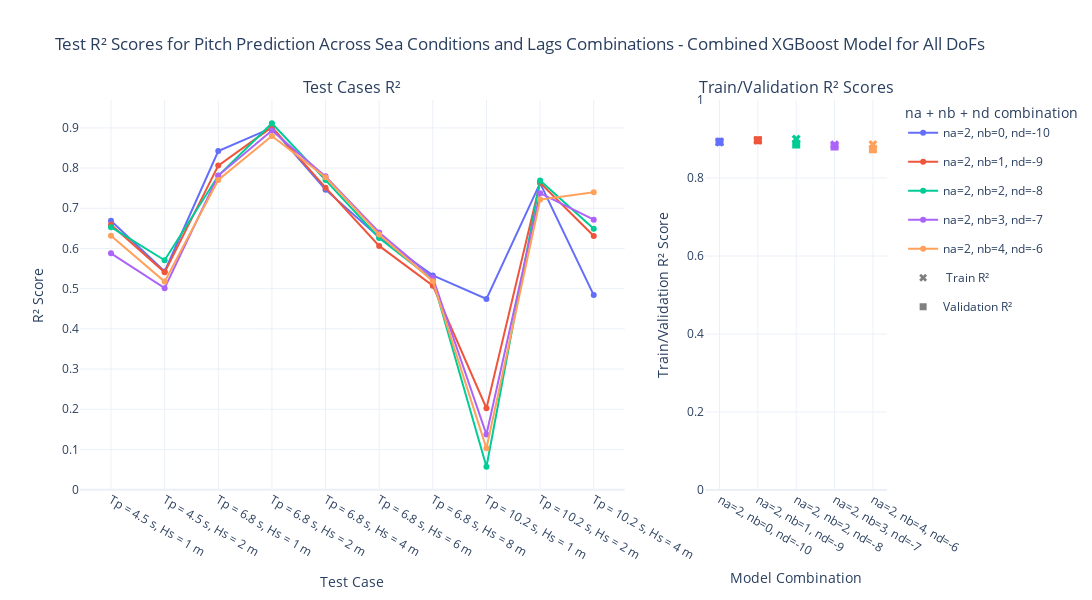

Source (notebook cell):
### Code cell
# Define your custom x-axis order
custom_order = [
    'T4p5s_Hs1m', 
    'T4p5s_Hs2m', 
    'Tp6p8s_Hs1m',
    'Tp6p8s_Hs2m',
    'Tp6p8s_Hs4m',
    'Tp6p8s_Hs6m',
    'Tp6p8s_Hs8m',
    'T10p2s_Hs1m',
    'Tp10p2_Hs2m',
    'T10p2s_Hs4m'
]
pretty_custom_order = [test_case_pretty_map.get(tc, tc) for tc in custom_order]

# Create color map to maintain consistent color for each `comment_value`
color_map = {}

# Create two subplots with independent y-axes
fig = make_subplots(
    rows=1, cols=2,
    column_widths=[0.75, 0.25],
    subplot_titles=("Test Cases R²", "Train/Validation R² Scores"),
    shared_yaxes=False  # Disable shared y-axes
)

for df_name, original_df  in dfs_xgb_3dof.items():
    df = original_df.copy()
    # Extract na, nb, nf from df_name
    match = re.search(r'na(\d+)_nb(\d+)_nf(\d+)', df_name)
    if match:
        na_val, nb_val, nf_val = match.groups()
        comment_value = f'na={na_val}, nb={nb_val}, nd=-{nf_val}'
    else:
        comment_value = df_name

    # Assign color to each unique comment_value if not already assigned
    if comment_value not in color_map:
        color_map[comment_value] = px.colors.qualitative.Plotly[len(color_map) % len(px.colors.qualitative.Plotly)]

    # Find the correct test case column
    if 'test case' in df.columns:
        test_case_col = 'test case'
    elif 'test_case' in df.columns:
        test_case_col = 'test_case'
    else:
        raise ValueError(f"No valid 'test_case' column found in {df_name}")
    
    # Sort based on custom order
    df[test_case_col] = pd.Categorical(df[test_case_col], categories=custom_order, ordered=True)
    df[test_case_col] = df[test_case_col].map(test_case_pretty_map).astype('category')
    df[test_case_col] = pd.Categorical(df[test_case_col], categories=pretty_custom_order, ordered=True)
    df = df.sort_values(test_case_col)

    # Plot the main line 
    fig.add_trace(
        go.Scatter(
            x=df[test_case_col],
            y=df['r2_test_pitch'],  # Correct for
            name=comment_value,
            legendgroup=comment_value,
            line=dict(color=color_map[comment_value])  # Use the assigned color
        ),
        row=1, col=1
    )

    # Now plot the train/val points from df_summary_pitch
    summary_row = df_summary_pitch_xgb_3dof[(df_summary_pitch_xgb_3dof['na'] == int(na_val)) & 
                                      (df_summary_pitch_xgb_3dof['nb'] == int(nb_val)) &
                                      (df_summary_pitch_xgb_3dof['nd'] == -int(nf_val))]

                
    if not summary_row.empty:
        r2_train = summary_row['r2_train'].values[0]
        r2_val = summary_row['r2_val'].values[0]

        fig.add_trace(
            go.Scatter(
                x=[comment_value],
                y=[r2_train],
                mode='markers',
                marker=dict(symbol='x', size=8, color=color_map[comment_value]),  # Use the assigned color
                name=f'{comment_value} Train',
                legendgroup=comment_value,
                showlegend=False
            ),
            row=1, col=2
        )

        fig.add_trace(
            go.Scatter(
                x=[comment_value],
                y=[r2_val],
                mode='markers',
                marker=dict(symbol='square', size=8, color=color_map[comment_value]),  # Use the assigned color
                name=f'{comment_value} Val',
                legendgroup=comment_value,
                showlegend=False
            ),
            row=1, col=2
        )
# Add legend-only markers to clarify symbol meaning
fig.add_trace(
    go.Scatter(
        x=[None], y=[None],
        mode='markers',
        marker=dict(symbol='x', size=7, color='grey'),
        name=' Train R²',
        showlegend=True
    ),
    row=1, col=2
)

fig.add_trace(
    go.Scatter(
        x=[None], y=[None],
        mode='markers',
        marker=dict(symbol='square', size=7, color='grey'),
        name='Validation R²',
        showlegend=True
    ),
    row=1, col=2
)
# Final layout adjustments
fig.update_layout(
    title="Test R² Scores for Pitch Prediction Across Sea Conditions and Lags Combinations - Combined XGBoost Model for All DoFs",
    xaxis_title="Test Case",
    xaxis2_title="Model Combination",
    yaxis_title="R² Score",
    template="plotly_white",
    height=600,
    width=1200,
    legend_title="na + nb + nd combination",
    xaxis=dict(
        categoryorder='array',
        categoryarray=pretty_custom_order
    ),
    # Adjust the zoom to fit the second plot
    yaxis2=dict(
        title="Train/Validation R² Score",
        range=[0, 1],  # You can adjust the range based on the data
        showgrid=True
    )
)

fig.show()

### Figure 1 — Plotly figure (JSON) as saved in the notebook; plotly's stock layout.template omitted (floating-point values rounded to 4 significant figures)
{"data": [{"legendgroup": "na=2, nb=0, nd=-10", "line": {"color": "#636EFA"}, "name": "na=2, nb=0, nd=-10", "type": "scatter", "x": ["Tp = 4.5 s, Hs = 1 m", "Tp = 4.5 s, Hs = 2 m", "Tp = 6.8 s, Hs = 1 m", "Tp = 6.8 s, Hs = 2 m", "Tp = 6.8 s, Hs = 4 m", "Tp = 6.8 s, Hs = 6 m", "Tp = 6.8 s, Hs = 8 m", "Tp = 10.2 s, Hs = 1 m", "Tp = 10.2 s, Hs = 2 m", "Tp = 10.2 s, Hs = 4 m"], "xaxis": "x", "y": [0.6688, 0.5427, 0.8424, 0.9, 0.7463, 0.628, 0.533, 0.4744, 0.7627, 0.4841], "yaxis": "y"}, {"legendgroup": "na=2, nb=0, nd=-10", "marker": {"color": "#636EFA", "size": 8, "symbol": "x"}, "mode": "markers", "name": "na=2, nb=0, nd=-10 Train", "showlegend": false, "type": "scatter", "x": ["na=2, nb=0, nd=-10"], "xaxis": "x2", "y": [0.892], "yaxis": "y2"}, {"legendgroup": "na=2, nb=0, nd=-10", "marker": {"color": "#636EFA", "size": 8, "symbol": "square"}, "mode": "markers", "name": "na=2, nb=0, nd=-10 Val", "showlegend": false, "type": "scatter", "x": ["na=2, nb=0, nd=-10"], "xaxis": "x2", "y": [0.893], "yaxis": "y2"}, {"legendgroup": "na=2, nb=1, nd=-9", "line": {"color": "#EF553B"}, "name": "na=2, nb=1, nd=-9", "type": "scatter", "x": ["Tp = 4.5 s, Hs = 1 m", "Tp = 4.5 s, Hs = 2 m", "Tp = 6.8 s, Hs = 1 m", "Tp = 6.8 s, Hs = 2 m", "Tp = 6.8 s, Hs = 4 m", "Tp = 6.8 s, Hs = 6 m", "Tp = 6.8 s, Hs = 8 m", "Tp = 10.2 s, Hs = 1 m", "Tp = 10.2 s, Hs = 2 m", "Tp = 10.2 s, Hs = 4 m"], "xaxis": "x", "y": [0.6592, 0.5406, 0.8063, 0.9019, 0.7513, 0.6065, 0.5073, 0.2025, 0.7636, 0.631], "yaxis": "y"}, {"legendgroup": "na=2, nb=1, nd=-9", "marker": {"color": "#EF553B", "size": 8, "symbol": "x"}, "mode": "markers", "name": "na=2, nb=1, nd=-9 Train", "showlegend": false, "type": "scatter", "x": ["na=2, nb=1, nd=-9"], "xaxis": "x2", "y": [0.897], "yaxis": "y2"}, {"legendgroup": "na=2, nb=1, nd=-9", "marker": {"color": "#EF553B", "size": 8, "symbol": "square"}, "mode": "markers", "name": "na=2, nb=1, nd=-9 Val", "showlegend": false, "type": "scatter", "x": ["na=2, nb=1, nd=-9"], "xaxis": "x2", "y": [0.897], "yaxis": "y2"}, {"legendgroup": "na=2, nb=2, nd=-8", "line": {"color": "#00CC96"}, "name": "na=2, nb=2, nd=-8", "type": "scatter", "x": ["Tp = 4.5 s, Hs = 1 m", "Tp = 4.5 s, Hs = 2 m", "Tp = 6.8 s, Hs = 1 m", "Tp = 6.8 s, Hs = 2 m", "Tp = 6.8 s, Hs = 4 m", "Tp = 6.8 s, Hs = 6 m", "Tp = 6.8 s, Hs = 8 m", "Tp = 10.2 s, Hs = 1 m", "Tp = 10.2 s, Hs = 2 m", "Tp = 10.2 s, Hs = 4 m"], "xaxis": "x", "y": [0.653, 0.5708, 0.7808, 0.9116, 0.7702, 0.6261, 0.5222, 0.05694, 0.7693, 0.6489], "yaxis": "y"}, {"legendgroup": "na=2, nb=2, nd=-8", "marker": {"color": "#00CC96", "size": 8, "symbol": "x"}, "mode": "markers", "name": "na=2, nb=2, nd=-8 Train", "showlegend": false, "type": "scatter", "x": ["na=2, nb=2, nd=-8"], "xaxis": "x2", "y": [0.9], "yaxis": "y2"}, {"legendgroup": "na=2, nb=2, nd=-8", "marker": {"color": "#00CC96", "size": 8, "symbol": "square"}, "mode": "markers", "name": "na=2, nb=2, nd=-8 Val", "showlegend": false, "type": "scatter", "x": ["na=2, nb=2, nd=-8"], "xaxis": "x2", "y": [0.886], "yaxis": "y2"}, {"legendgroup": "na=2, nb=3, nd=-7", "line": {"color": "#AB63FA"}, "name": "na=2, nb=3, nd=-7", "type": "scatter", "x": ["Tp = 4.5 s, Hs = 1 m", "Tp = 4.5 s, Hs = 2 m", "Tp = 6.8 s, Hs = 1 m", "Tp = 6.8 s, Hs = 2 m", "Tp = 6.8 s, Hs = 4 m", "Tp = 6.8 s, Hs = 6 m", "Tp = 6.8 s, Hs = 8 m", "Tp = 10.2 s, Hs = 1 m", "Tp = 10.2 s, Hs = 2 m", "Tp = 10.2 s, Hs = 4 m"], "xaxis": "x", "y": [0.588, 0.5013, 0.7815, 0.8936, 0.7794, 0.6397, 0.5271, 0.137, 0.7377, 0.6717], "yaxis": "y"}, {"legendgroup": "na=2, nb=3, nd=-7", "marker": {"color": "#AB63FA", "size": 8, "symbol": "x"}, "mode": "markers", "name": "na=2, nb=3, nd=-7 Train", "showlegend": false, "type": "scatter", "x": ["na=2, nb=3, nd=-7"], "xaxis": "x2", "y": [0.885], "yaxis": "y2"}, {"legendgroup": "na=2, nb=3, nd=-7", "marker": {"color": "#AB63FA", "size": 8, "symbol": "square"}, "mode": "markers", "name": "na=2, nb=3, nd=-7 Val", "showlegend": false, "type": "scatter", "x": ["na=2, nb=3, nd=-7"], "xaxis": "x2", "y": [0.881], "yaxis": "y2"}, {"legendgroup": "na=2, nb=4, nd=-6", "line": {"color": "#FFA15A"}, "name": "na=2, nb=4, nd=-6", "type": "scatter", "x": ["Tp = 4.5 s, Hs = 1 m", "Tp = 4.5 s, Hs = 2 m", "Tp = 6.8 s, Hs = 1 m", "Tp = 6.8 s, Hs = 2 m", "Tp = 6.8 s, Hs = 4 m", "Tp = 6.8 s, Hs = 6 m", "Tp = 6.8 s, Hs = 8 m", "Tp = 10.2 s, Hs = 1 m", "Tp = 10.2 s, Hs = 2 m", "Tp = 10.2 s, Hs = 4 m"], "xaxis": "x", "y": [0.6319, 0.5176, 0.7704, 0.8801, 0.7772, 0.6347, 0.5187, 0.1028, 0.7216, 0.7398], "yaxis": "y"}, {"legendgroup": "na=2, nb=4, nd=-6", "marker": {"color": "#FFA15A", "size": 8, "symbol": "x"}, "mode": "markers", "name": "na=2, nb=4, nd=-6 Train", "showlegend": false, "type": "scatter", "x": ["na=2, nb=4, nd=-6"], "xaxis": "x2", "y": [0.886], "yaxis": "y2"}, {"legendgroup": "na=2, nb=4, nd=-6", "marker": {"color": "#FFA15A", "size": 8, "symbol": "square"}, "mode": "markers", "name": "na=2, nb=4, nd=-6 Val", "showlegend": false, "type": "scatter", "x": ["na=2, nb=4, nd=-6"], "xaxis": "x2", "y": [0.874], "yaxis": "y2"}, {"marker": {"color": "grey", "size": 7, "symbol": "x"}, "mode": "markers", "name": " Train R²", "showlegend": true, "type": "scatter", "x": [null], "xaxis": "x2", "y": [null], "yaxis": "y2"}, {"marker": {"color": "grey", "size": 7, "symbol": "square"}, "mode": "markers", "name": "Validation R²", "showlegend": true, "type": "scatter", "x": [null], "xaxis": "x2", "y": [null], "yaxis": "y2"}], "layout": {"annotations": [{"font": {"size": 16}, "showarrow": false, "text": "Test Cases R²", "x": 0.3375, "xanchor": "center", "xref": "paper", "y": 1, "yanchor": "bottom", "yref": "paper"}, {"font": {"size": 16}, "showarrow": false, "text": "Train/Validation R² Scores", "x": 0.8875, "xanchor": "center", "xref": "paper", "y": 1, "yanchor": "bottom", "yref": "paper"}], "height": 600, "legend": {"title": {"text": "na + nb + nd combination"}}, "title": {"text": "Test R² Scores for Pitch Prediction Across Sea Conditions and Lags Combinations - Combined XGBoost Model for All DoFs"}, "width": 1200, "xaxis": {"anchor": "y", "categoryarray": ["Tp = 4.5 s, Hs = 1 m", "Tp = 4.5 s, Hs = 2 m", "Tp = 6.8 s, Hs = 1 m", "Tp = 6.8 s, Hs = 2 m", "Tp = 6.8 s, Hs = 4 m", "Tp = 6.8 s, Hs = 6 m", "Tp = 6.8 s, Hs = 8 m", "Tp = 10.2 s, Hs = 1 m", "Tp = 10.2 s, Hs = 2 m", "Tp = 10.2 s, Hs = 4 m"], "categoryorder": "array", "domain": [0, 0.675], "title": {"text": "Test Case"}}, "xaxis2": {"anchor": "y2", "domain": [0.775, 1], "title": {"text": "Model Combination"}}, "yaxis": {"anchor": "x", "domain": [0, 1], "title": {"text": "R² Score"}}, "yaxis2": {"anchor": "x2", "domain": [0, 1], "range": [0, 1], "showgrid": true, "title": {"text": "Train/Validation R² Score"}}}}
